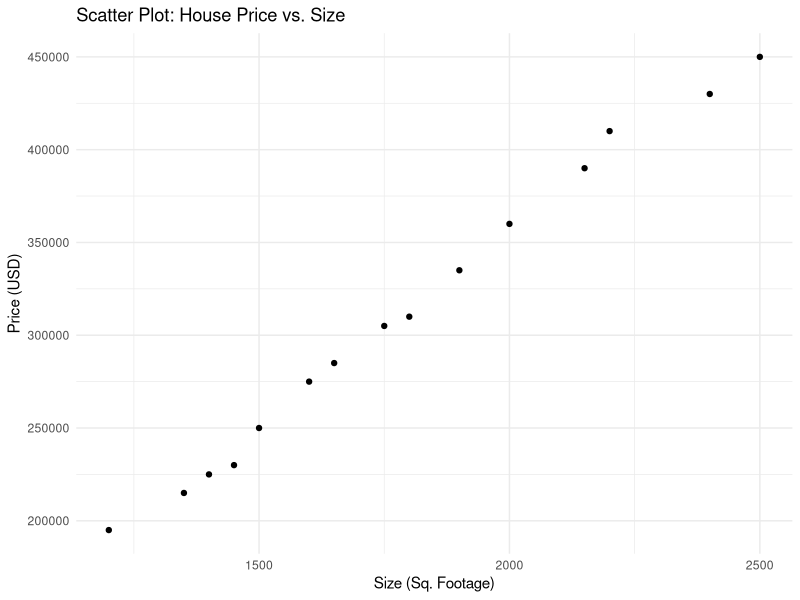
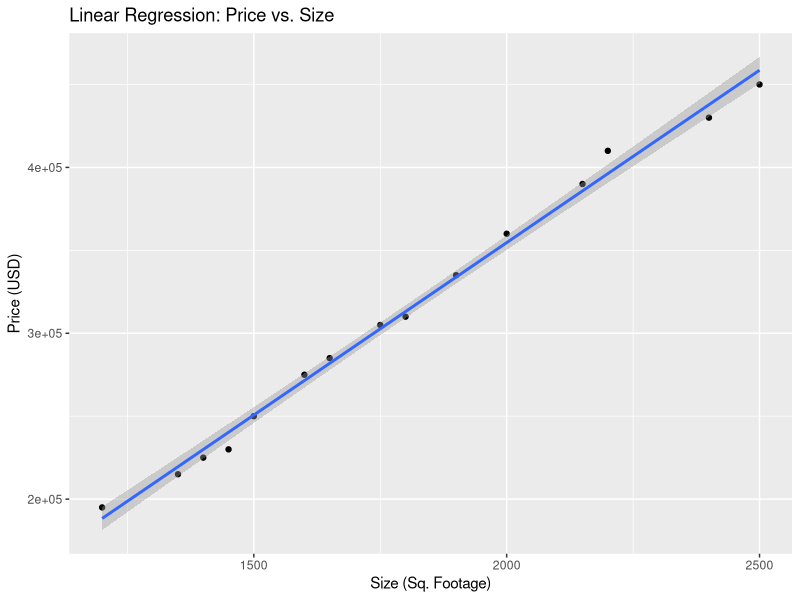

Source code (R) for these figures, in order:
library(tidyverse)
library(readr)

# --- Data Definition ---
house_data <- tibble(
  size = c(1500, 1650, 1800, 1400, 2000, 2150, 1750, 1200, 2500, 1900, 1350, 2200, 1600, 2400, 1450),
  price = c(250000, 285000, 310000, 225000, 360000, 390000, 305000, 195000, 450000, 335000, 215000, 410000, 275000, 430000, 230000)
)
# Use this line if reading from file:
# house_data <- read_csv("C:/Users/RENUKA/Downloads/house_Data.csv")
# -------------------------

# b) Descriptive Statistics
cat("Descriptive Statistics:\n")
print(summary(house_data))

# c) Data Exploration
cat("\nData Glimpse:\n")
print(glimpse(house_data))
print(head(house_data))

# Scatter Plot
ggplot(house_data, aes(x = size, y = price)) +
  geom_point() + 
  labs(title = "Scatter Plot: House Price vs. Size", x = "Size (Sq. Footage)", y = "Price (USD)") +
  theme_minimal()

# d) Define the linear model
model <- lm(price ~ size, data = house_data)

# e) Plot the regression line
ggplot(house_data, aes(x = size, y = price)) +
  geom_point() +
  geom_smooth(method = "lm") + 
  labs(title = "Linear Regression: Price vs. Size", x = "Size (Sq. Footage)", y = "Price (USD)") 

# f) Print the results of the model
cat("\nModel Summary/Results:\n")
model_summary <- summary(model)
print(model_summary)

# g) Number of Observations
cat("\nNumber of Observations (N):\n")
N_obs <- nobs(model) 
cat(N_obs, "\n")

# h) R-squared Value and Interpretation
cat("\nR-squared Value:\n")
r_squared <- model_summary$r.squared
cat(round(r_squared, 4), "\n")

# i) Statistical Significance of 'size'
cat("\nP-value for 'size' and Significance:\n")
p_value_size <- model_summary$coefficients["size", "Pr(>|t|)"]
if (p_value_size < 0.05) {
  cat("Conclusion: Statistically significant (p < 0.05).\n")
} else {
  cat("Conclusion: Not statistically significant (p > 0.05).\n")
}
# j) Regression Equation
# Regression Equation (using indexes)
intercept <- model_summary$coefficients[1, 1]
slope_size <- model_summary$coefficients[2, 1]

cat("Regression Equation:\n")
cat("Price =", round(intercept, 2), "+ (", round(slope_size, 4), " * Size)\n")






